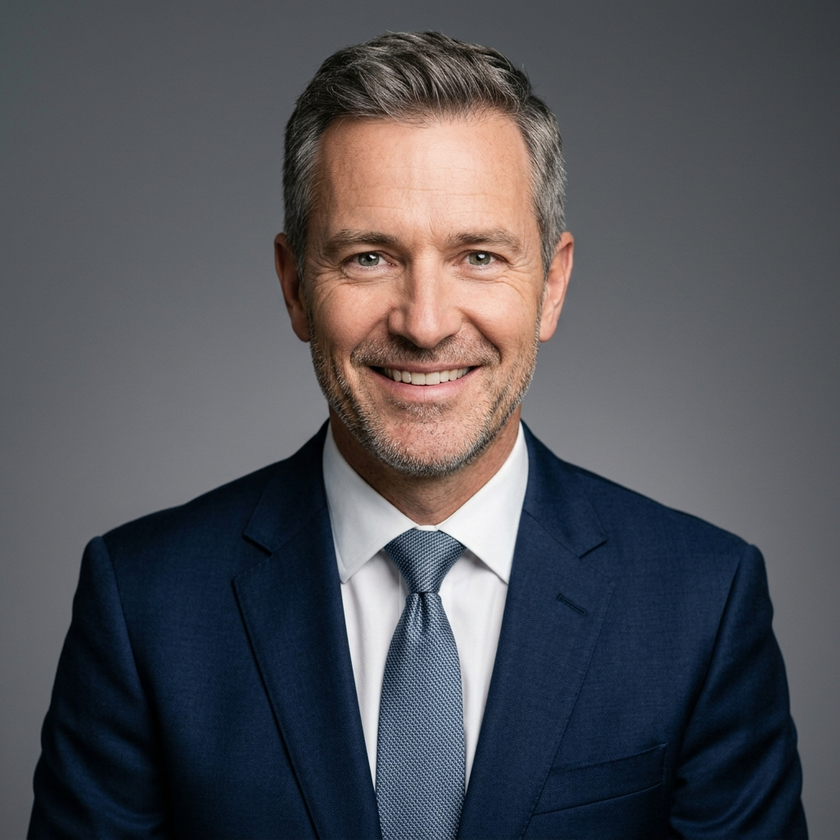
#> input picture server/tests/test_face_1.png, 840 x 840 px, shrunk from 1024 x 1024 before the run
$ python run_phase4_tests.py
#> lines starting #> are read from the running program, lines starting #| are printed output that depends on the picture
import requests
import base64
import json
import urllib.request
import cv2
import numpy as np

BASE_URL = "http://localhost:8000"

def b64_from_url(url):
    req = urllib.request.Request(url, headers={'User-Agent': 'Mozilla/5.0'})
    with urllib.request.urlopen(req) as response:
        return base64.b64encode(response.read()).decode()

def b64_from_cv2(img):
    _, buffer = cv2.imencode('.jpg', img)
    return base64.b64encode(buffer).decode()

print("Loading local test face image...")
with open("tests/test_face_1.png", "rb") as f:
    face_bytes = f.read()
face_b64 = base64.b64encode(face_bytes).decode()

nparr = np.frombuffer(face_bytes, np.uint8)
face_img = cv2.imdecode(nparr, cv2.IMREAD_COLOR)
#> face_img is the input picture: shape (840, 840, 3); mean B, G, R 87.6, 82.1, 81.5

# Generate a solid black image to act as a landscape (no face) image
black_img = np.zeros((200, 200, 3), dtype=np.uint8)
_, buffer = cv2.imencode('.jpg', black_img)
landscape_b64 = base64.b64encode(buffer).decode()

moved_img1 = np.roll(face_img, 5, axis=1) # shift right
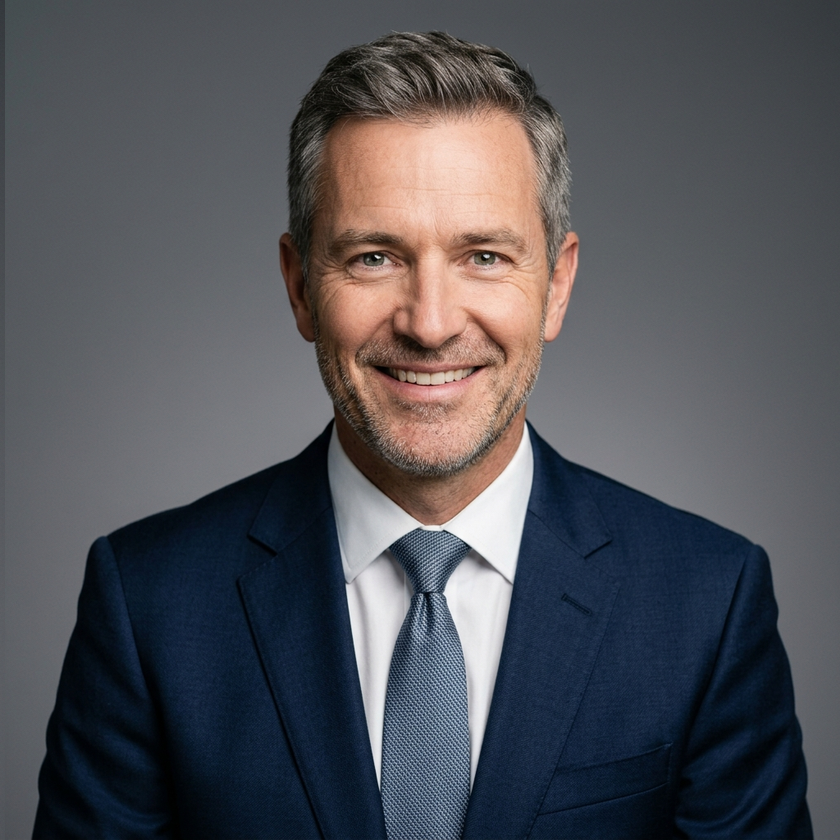
#> moved_img1: shape (840, 840, 3); mean B, G, R 87.6, 82.1, 81.5
moved_img2 = np.roll(face_img, -5, axis=1) # shift left
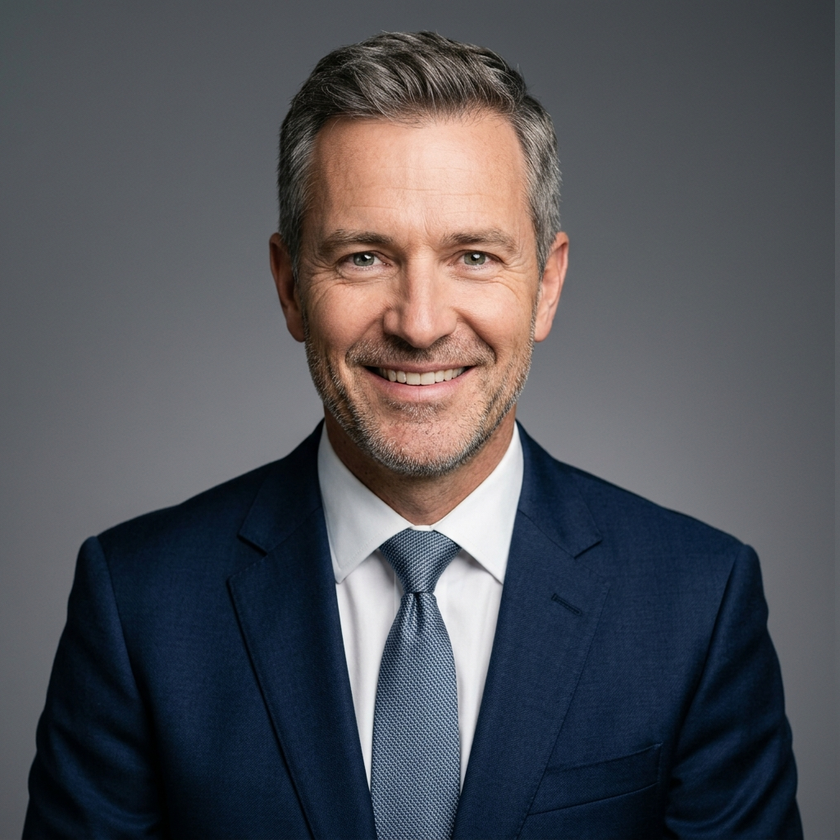
#> moved_img2: shape (840, 840, 3); mean B, G, R 87.6, 82.1, 81.5
moved_img3 = np.roll(face_img, 10, axis=0) # shift down
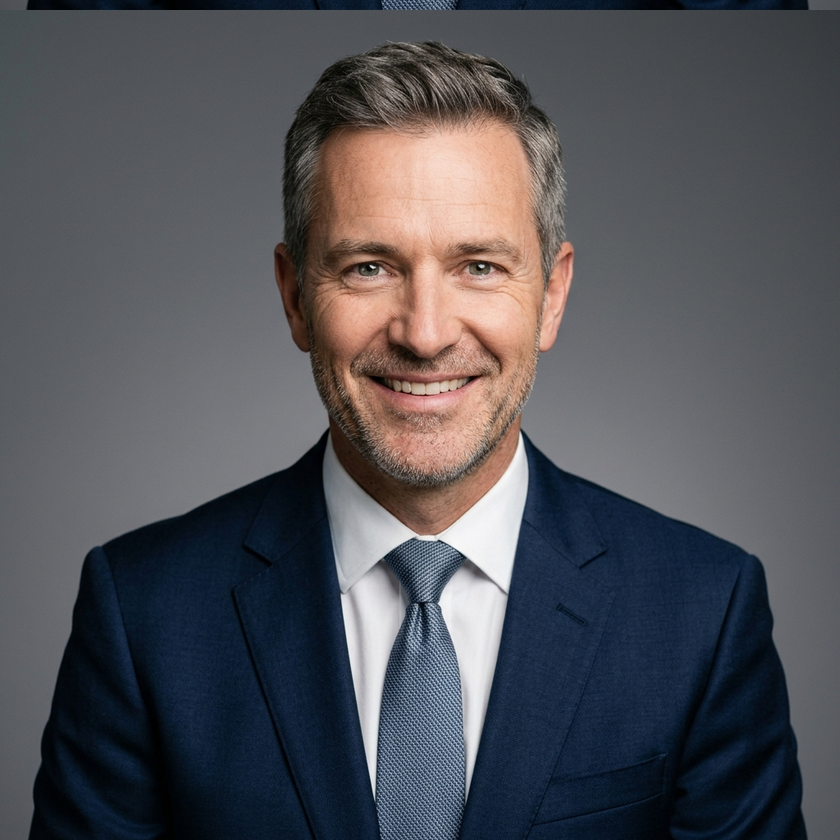
#> moved_img3: shape (840, 840, 3); mean B, G, R 87.6, 82.1, 81.5
moved_img4 = np.roll(face_img, -10, axis=0) # shift up
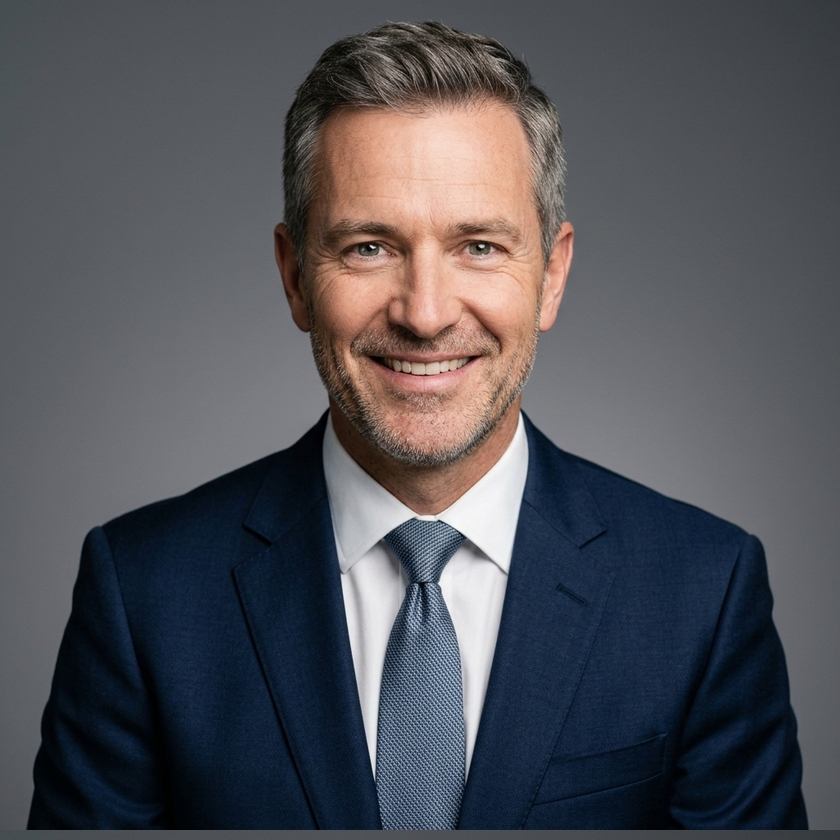
#> moved_img4: shape (840, 840, 3); mean B, G, R 87.6, 82.1, 81.5

print("--- TEST 1: Health check ---")
#> (the run stopped early here; a loop or call above may not have finished)

$ run again, with server/tests/test_face_2.png copied over server/tests/test_face_1.png
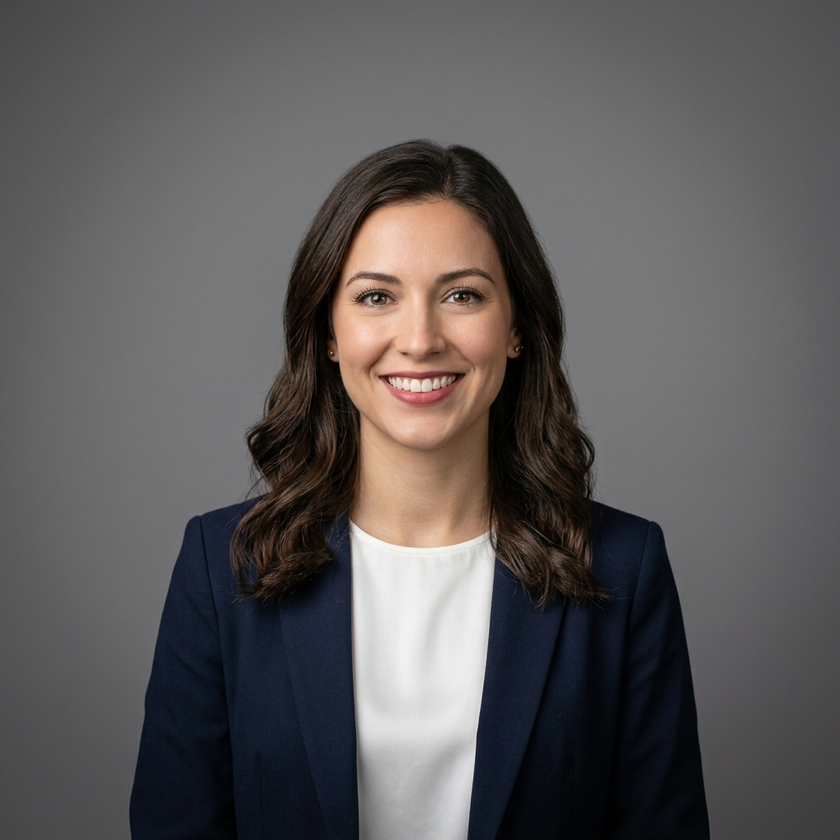
#> input picture server/tests/test_face_2.png, 840 x 840 px, shrunk from 1024 x 1024 before the run
#> face_img is the input picture: shape (840, 840, 3); mean B, G, R 89.4, 88.9, 91.7
#> `moved_img3 = np.roll(face_img, 10, axis=0)`:
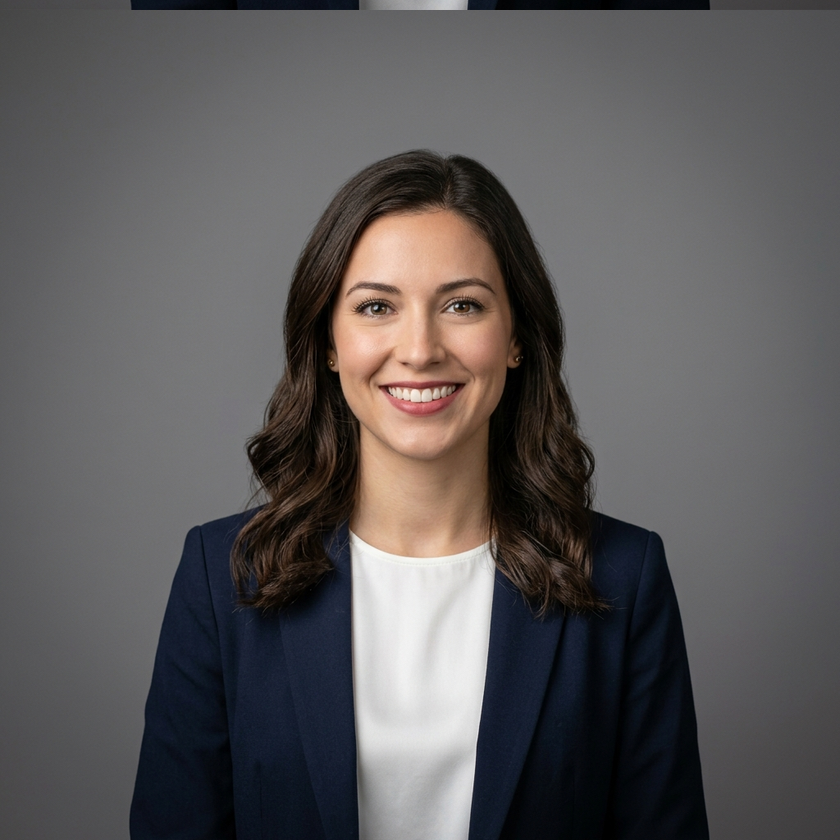
#> moved_img3: shape (840, 840, 3); mean B, G, R 89.4, 88.9, 91.7
#> `moved_img4 = np.roll(face_img, -10, axis=0)`:
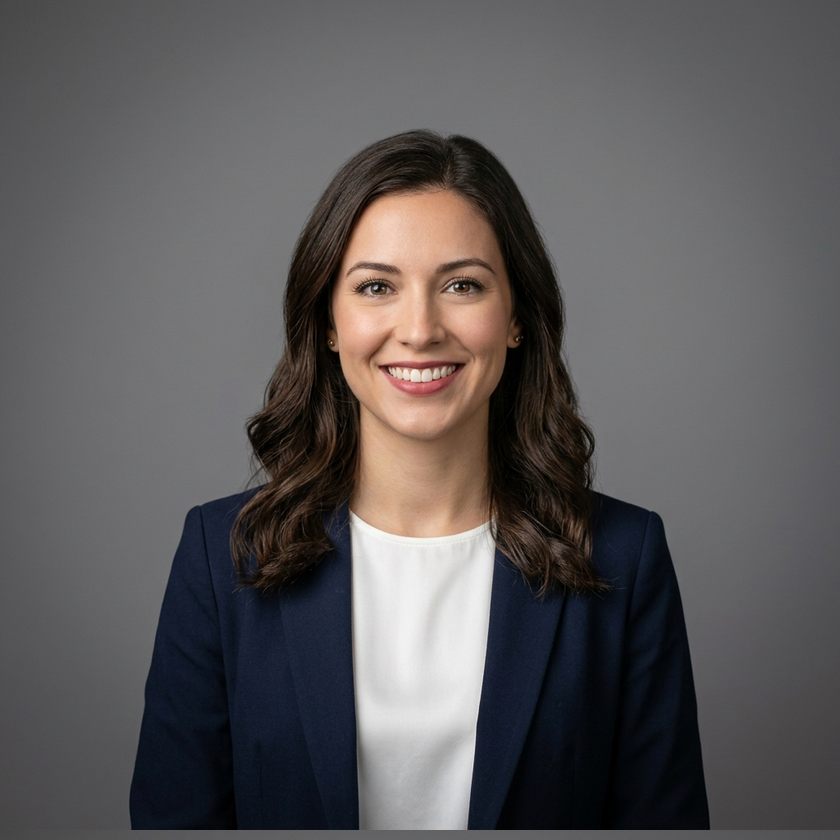
#> moved_img4: shape (840, 840, 3); mean B, G, R 89.4, 88.9, 91.7
